Frame 1 (no input): blank canvas, image omitted
Frame 60 (the mouse pressed at the canvas centre just before this capture): blank canvas, image omitted
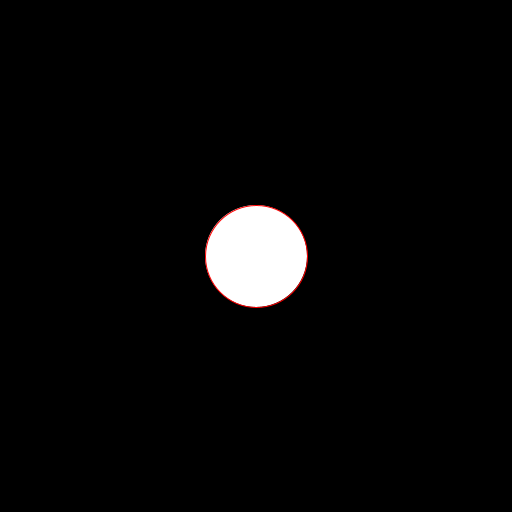
Frame 120 (the mouse held since frame 60 and released just before this capture)

The Processing sketch whose frames 1 and 60 were blank and that drew this single picture after the mouse press (run headless with seeded random() and noise(); from frame 60 on, the mouse is pressed at the canvas centre):

// Processing sketch: step01_ArrayList_PVector
// ── step01_ArrayList_PVector.pde
ArrayList<ArrayList<PVector>> curves; //許多頂點構成curve, 許多curve構成curves
int pressT; //按下mouse時的時間
void setup(){
  size(512,512);
  curves = new ArrayList<ArrayList<PVector>>();
}
void draw(){
  background(0); //黑色的背景
  for( ArrayList<PVector> curve : curves ){ //這裡程式較無效率
    beginShape(); //逐一從 curves 裡, 取出 圓形的 curve 來畫 
    for( PVector pt : curve ){ //從圓形的 curve 裡, 取出 頂點pt
      stroke(255,0,0); ellipse(pt.x, pt.y, 1,1);
    }
    endShape();
  } //上面是完整的資料結構
  if( mousePressed ){ //正在 press 按下時, 先用 ellipse來畫
    int dt=(millis()-pressT)/10; //繪圖時,算出時間差dt=現在-pressT, 它的1/10當成直徑
    PVector center = curves.get(curves.size()-1).get(0); //之前按下去的點存在這裡,當圓心
    ellipse(center.x, center.y, dt, dt);
  }
}
void mousePressed(){ //按下去時, 建新的 curve, 同時暫時把圓心放在裡面
  ArrayList<PVector> curve = new ArrayList<PVector>();
  curve.add( new PVector(mouseX,mouseY) );
  curves.add(curve); //暫時把圓心放在裡面
  pressT=millis(); //記錄按下去的時間
}
void mouseReleased(){ //放開mouse時, 把整個圓的圓周上的頂點, 逐一加入 curve 裡, 完成資料結構
  int dt=(millis()-pressT)/10; //繪圖時,算出時間差dt=現在-pressT, 它的1/10當成直徑
  ArrayList<PVector> curve = curves.get(curves.size()-1);
  PVector center = curve.get(0); //之前把按下去的點存在這裡
  curve.remove(0); //把原本的圓心刪掉, 下面準備加入圓周上的點
  for(float angle=0; angle<PI*2; angle+=2*PI/(dt*PI)){ //這裡非常密集,讓圓周上頂點距離很短,相鄰1 pixel
    PVector pt = new PVector(center.x+dt/2*cos(angle), center.y+dt/2*sin(angle)); //圓周上頂點用 sin() cos() 算出來
    curve.add(pt);
  }
}
